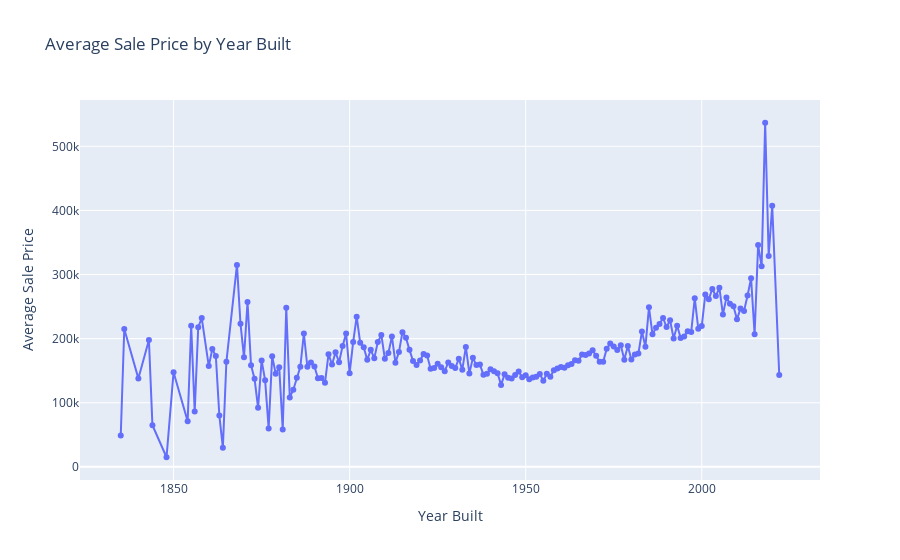

Notebook code for this chart:
### Markdown cell above
### Average avg sale price by year built

### Code cell
import plotly.express as px

#Get the average sale price over the year
average_price_by_year_built = df.groupby('Year_Built')['Sale_price'].mean().reset_index()

# Create a line plot using Plotly
fig = px.line(average_price_by_year_built, x='Year_Built', y='Sale_price', 
              markers=True, line_shape='linear', 
              labels={'Year_Built': 'Year Built', 'Sale_price': 'Average Sale Price'},
              title='Average Sale Price by Year Built')

# Show the plot
fig.show()

### Figure 1 — Plotly figure (JSON) as saved in the notebook; plotly's stock layout.template omitted (floating-point values rounded to 4 significant figures; data arrays with more than 128 entries replaced by an {"elided": "..."} marker saying what was removed)
{"data": [{"hovertemplate": "Year Built=%{x}<br>Average Sale Price=%{y}<extra></extra>", "legendgroup": "", "line": {"color": "#636efa", "dash": "solid", "shape": "linear"}, "marker": {"symbol": "circle"}, "mode": "markers+lines", "name": "", "orientation": "v", "showlegend": false, "type": "scatter", "x": {"elided": "172 int values"}, "xaxis": "x", "y": {"elided": "172 float values"}, "yaxis": "y"}], "layout": {"legend": {"tracegroupgap": 0}, "title": {"text": "Average Sale Price by Year Built"}, "xaxis": {"anchor": "y", "domain": [0, 1], "title": {"text": "Year Built"}}, "yaxis": {"anchor": "x", "domain": [0, 1], "title": {"text": "Average Sale Price"}}}}
